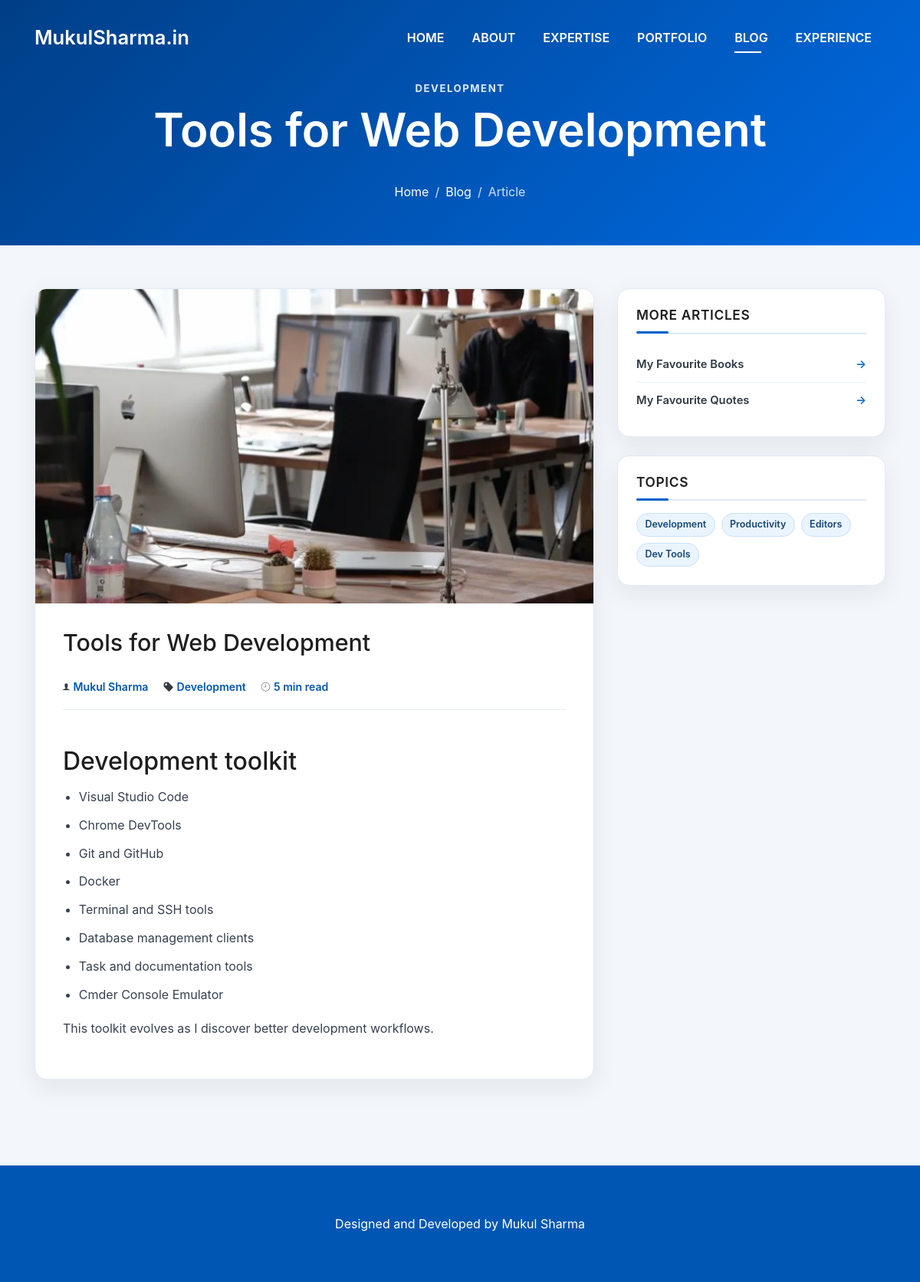
The app's page /blogs/tools-for-web-development with its own data.
### tables this page shows
CREATE TABLE blogs (
            id INTEGER PRIMARY KEY AUTOINCREMENT,
            title TEXT NOT NULL,
            slug TEXT NOT NULL UNIQUE,
            excerpt TEXT NOT NULL DEFAULT "",
            content TEXT NOT NULL DEFAULT "",
            category TEXT NOT NULL DEFAULT "General",
            tags TEXT NOT NULL DEFAULT "",
            image_path TEXT NOT NULL DEFAULT "",
            image_alt TEXT NOT NULL DEFAULT "",
            status TEXT NOT NULL DEFAULT "draft" CHECK(status IN ("draft", "published")),
            reading_minutes INTEGER NOT NULL DEFAULT 5,
            published_at TEXT,
            created_at TEXT NOT NULL DEFAULT CURRENT_TIMESTAMP,
            updated_at TEXT NOT NULL DEFAULT CURRENT_TIMESTAMP
        );

### includes/blog-repository.php (called while the page is built, shortened)
<?php
function blog_db(): PDO
{
    static $pdo = null;
    if ($pdo instanceof PDO) {
        return $pdo;
    }
    $pdo = new PDO('sqlite:' . BLOG_DB_PATH, null, null, [
        PDO::ATTR_ERRMODE => PDO::ERRMODE_EXCEPTION,
        PDO::ATTR_DEFAULT_FETCH_MODE => PDO::FETCH_ASSOC,
        PDO::ATTR_EMULATE_PREPARES => false,
    ]);
    $pdo->exec('PRAGMA foreign_keys = ON');
    $pdo->exec('PRAGMA journal_mode = WAL');
    blog_install_schema($pdo);
    return $pdo;
}
function blog_install_schema(PDO $pdo): void
{
    $pdo->exec(
        'CREATE TABLE IF NOT EXISTS blogs (
            id INTEGER PRIMARY KEY AUTOINCREMENT,
            title TEXT NOT NULL,
            slug TEXT NOT NULL UNIQUE,
            excerpt TEXT NOT NULL DEFAULT "",
            content TEXT NOT NULL DEFAULT "",
            category TEXT NOT NULL DEFAULT "General",
            tags TEXT NOT NULL DEFAULT "",
            image_path TEXT NOT NULL DEFAULT "",
            image_alt TEXT NOT NULL DEFAULT "",
            status TEXT NOT NULL DEFAULT "draft" CHECK(status IN ("draft", "published")),
            reading_minutes INTEGER NOT NULL DEFAULT 5,
            published_at TEXT,
            created_at TEXT NOT NULL DEFAULT CURRENT_TIMESTAMP,
            updated_at TEXT NOT NULL DEFAULT CURRENT_TIMESTAMP
        )'
    );
    $pdo->exec('CREATE INDEX IF NOT EXISTS idx_blogs_status_date ON blogs(status, published_at DESC)');
    $pdo->exec(
        'CREATE TABLE IF NOT EXISTS settings (
            setting_key TEXT PRIMARY KEY,
            setting_value TEXT NOT NULL DEFAULT "",
            updated_at TEXT NOT NULL DEFAULT CURRENT_TIMESTAMP
        )'
    );
    $count = (int) $pdo->query('SELECT COUNT(*) FROM blogs')->fetchColumn();
}
function blog_all(bool $includeDrafts = false, ?int $limit = null): array
{
    $sql = 'SELECT * FROM blogs';
    if (!$includeDrafts) {
        $sql .= ' WHERE status = "published"';
    }
    $sql .= ' ORDER BY COALESCE(published_at, created_at) DESC, id DESC';
    if ($limit !== null) {
        $sql .= ' LIMIT ' . max(1, $limit);
    }
    return blog_db()->query($sql)->fetchAll();
}
function blog_find_by_slug(string $slug, bool $includeDrafts = false): ?array
{
    $sql = 'SELECT * FROM blogs WHERE slug = :slug';
    if (!$includeDrafts) {
        $sql .= ' AND status = "published"';
    }
    $stmt = blog_db()->prepare($sql . ' LIMIT 1');
    $stmt->execute(['slug' => $slug]);
    $post = $stmt->fetch();
    return $post ?: null;
}
function blog_slugify(string $value): string
{
    $value = trim(mb_strtolower($value));
    $value = preg_replace('/[^a-z0-9]+/u', '-', $value) ?? '';
    return trim($value, '-') ?: 'post-' . date('YmdHis');
}
function blog_tags(array $post): array
{
    return array_values(array_filter(array_map('trim', explode(',', (string) ($post['tags'] ?? '')))));
}
function blog_e(string $value): string
{
    return htmlspecialchars($value, ENT_QUOTES | ENT_SUBSTITUTE, 'UTF-8');
}

### blogs/post.php (the view, shortened to what this page needs)
<?php
require_once __DIR__ . '/../includes/blog-repository.php';
$slug = blog_slugify((string) ($_GET['slug'] ?? ''));
$post = blog_find_by_slug($slug);
$recentPosts = array_values(array_filter(blog_all(false, 4), static fn (array $item): bool => ($item['slug'] ?? '') !== $slug));
$recentPosts = array_slice($recentPosts, 0, 3);
?>
<!DOCTYPE html>
<html lang="en">
<head>
  <link rel="preload" href="../lib/ionicons/css/ionicons.min.css" as="style" onload="this.onload=null;this.rel='stylesheet'">
  <link rel="preload" href="../lib/font-awesome/css/font-awesome.min.css" as="style" onload="this.onload=null;this.rel='stylesheet'">
  <style><?php readfile(__DIR__ . '/../lib/bootstrap/css/bootstrap.min.css'); readfile(__DIR__ . '/../css/style.css'); ?>
  @font-face{font-family:"Ionicons";src:url("../lib/ionicons/fonts/ionicons.woff?v=2.0.0") format("woff");font-display:swap}
  @font-face{font-family:"FontAwesome";src:url("../lib/font-awesome/fonts/fontawesome-webfont.woff2?v=4.7.0") format("woff2");font-display:swap}
  </style>
</head>
<body class="blog-page" id="page-top">
  <?php include __DIR__ . '/../navbar.php'; ?>
  <header class="intro intro-single route blog-header-solid">
    <div class="overlay-mf"></div>
    <div class="intro-content display-table">
      <div class="table-cell">
        <div class="container">
          <p class="blog-hero-kicker"><?= blog_e($post['category']) ?></p>
          <h1 class="intro-title mb-4"><?= blog_e($post['title']) ?></h1>
          <ol class="breadcrumb d-flex justify-content-center">
            <li class="breadcrumb-item"><a href="../index.php">Home</a></li>
            <li class="breadcrumb-item"><a href="./">Blog</a></li>
            <li class="breadcrumb-item active" aria-current="page">Article</li>
          </ol>
        </div>
      </div>
    </div>
  </header>
  <main class="blog-wrapper sect-pt4" id="article">
    <div class="container">
      <div class="row">
        <div class="col-md-8">
          <article class="post-box">
            <?php if ($post['image_path']): ?>
              <div class="post-thumb">
                <img src="../<?= blog_e($post['image_path']) ?>" alt="<?= blog_e($post['image_alt']) ?>" width="720" height="450" decoding="async">
              </div>
            <?php endif; ?>
            <div class="post-meta">
              <h2 class="article-title"><?= blog_e($post['title']) ?></h2>
              <ul>
                <li><span class="ion-ios-person" aria-hidden="true"></span><a href="../index.php#about">Mukul Sharma</a></li>
                <li><span class="ion-pricetag" aria-hidden="true"></span><span><?= blog_e($post['category']) ?></span></li>
                <li><span class="ion-ios-clock-outline" aria-hidden="true"></span><span><?= (int) $post['reading_minutes'] ?> min read</span></li>
              </ul>
            </div>
            <div class="article-content cms-article-content">
              <?= $post['content'] ?>
            </div>
          </article>
        </div>
        <aside class="col-md-4" aria-label="Related blog content">
          <div class="widget-sidebar">
            <h2 class="sidebar-title">More articles</h2>
            <div class="sidebar-content">
              <ul class="list-sidebar">
                <?php foreach ($recentPosts as $recent): ?>
                  <li><a href="<?= blog_e($recent['slug']) ?>"><?= blog_e($recent['title']) ?></a></li>
                <?php endforeach; ?>
              </ul>
            </div>
          </div>
          <?php $tags = blog_tags($post); if ($tags): ?>
            <div class="widget-sidebar widget-tags">
              <h2 class="sidebar-title">Topics</h2>
              <div class="sidebar-content"><ul>
                <?php foreach ($tags as $tag): ?><li><span><?= blog_e($tag) ?></span></li><?php endforeach; ?>
              </ul></div>
            </div>
          <?php endif; ?>
        </aside>
      </div>
    </div>
  </main>
  <section class="paralax-mf footer-paralax bg-image sect-mt4 route blog-module-footer">
    <div class="overlay-mf"></div>
    <?php include __DIR__ . '/../footer.php'; ?>
  </section>
</body>
</html>

### records on screen
blogs: category "DEVELOPMENT", title "Tools for Web Development", image_path (picture), category "Development", reading_minutes "5", content "Development toolkit Visual Studio Code Chrome DevTools Git and GitHub Docker Terminal and SSH tools Database management clients Task and documentation tools Cmder Console Emulator This toolkit evolves as I discover better development workflows.", tags "Development", tags "Productivity", tags "Editors", tags "Dev Tools"
blogs: title "My Favourite Books"
blogs: title "My Favourite Quotes"
